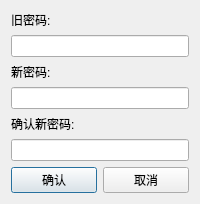
<?xml version="1.0" encoding="UTF-8"?>
<ui version="4.0">
 <class>PasswordChangeDialog</class>
 <widget class="QDialog" name="PasswordChangeDialog">
  <property name="geometry">
   <rect>
    <x>0</x>
    <y>0</y>
    <width>395</width>
    <height>0</height>
   </rect>
  </property>
  <property name="windowTitle">
   <string>修改密码</string>
  </property>
  <layout class="QVBoxLayout" name="verticalLayout">
   <item>
    <widget class="QLabel" name="labelOldPassword">
     <property name="text">
      <string>旧密码:</string>
     </property>
    </widget>
   </item>
   <item>
    <widget class="QLineEdit" name="lineEditOldPassword">
     <property name="echoMode">
      <enum>QLineEdit::Password</enum>
     </property>
    </widget>
   </item>
   <item>
    <widget class="QLabel" name="labelNewPassword">
     <property name="text">
      <string>新密码:</string>
     </property>
    </widget>
   </item>
   <item>
    <widget class="QLineEdit" name="lineEditNewPassword">
     <property name="echoMode">
      <enum>QLineEdit::Password</enum>
     </property>
    </widget>
   </item>
   <item>
    <widget class="QLabel" name="labelConfirmNewPassword">
     <property name="text">
      <string>确认新密码:</string>
     </property>
    </widget>
   </item>
   <item>
    <widget class="QLineEdit" name="lineEditConfirmNewPassword">
     <property name="echoMode">
      <enum>QLineEdit::Password</enum>
     </property>
    </widget>
   </item>
   <item>
    <layout class="QHBoxLayout" name="horizontalLayout">
     <item>
      <widget class="QPushButton" name="pushButtonConfirm">
       <property name="text">
        <string>确认</string>
       </property>
      </widget>
     </item>
     <item>
      <widget class="QPushButton" name="pushButtonCancel">
       <property name="text">
        <string>取消</string>
       </property>
      </widget>
     </item>
    </layout>
   </item>
  </layout>
 </widget>
 <resources/>
 <connections/>
</ui>
